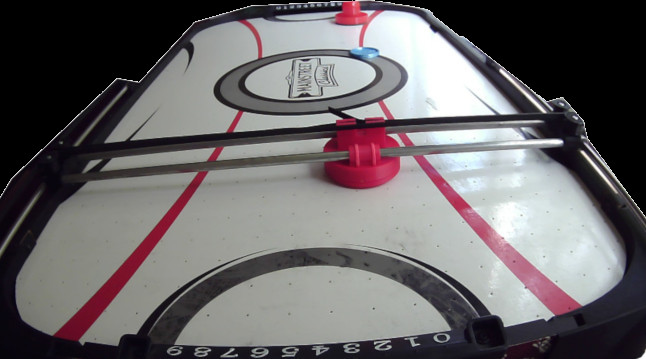
#> input picture vision/template-2.jpg, 646 x 359 px
$ jupyter execute Untitled.ipynb   (older library calls are emulated)
#> lines starting #> are read from the running program, lines starting #| are printed output that depends on the picture; after the words box and inside, x2 and y2 are one past the last pixel; in counts of white or black regions, pixels touching at a corner belong together; long printed decimals are rounded
[cell 1]
import numpy as np
import cv2
import imutils
import matplotlib.pyplot as plt

def show_img(image):
    plt.figure(figsize=(16,16))
    if(len(image.shape) == 2):
        plt.imshow(image, cmap='gray')
    else:
        plt.imshow(image)

[cell 2]
train = cv2.imread("../vision/template-2.jpg")
#> train is the input picture: shape (359, 646, 3); mean B, G, R 103, 101.2, 105.2
train_gray = cv2.cvtColor(train, cv2.COLOR_BGR2GRAY)

sift = cv2.xfeatures2d.SIFT_create()
kpTrain, desTrain = sift.detectAndCompute(train_gray, None)
#> kpTrain = 520 keypoints; strongest (x, y, size): (557, 142, 5.7), (583, 152, 2.9), (539, 96, 2.2), (613, 175, 2.5)
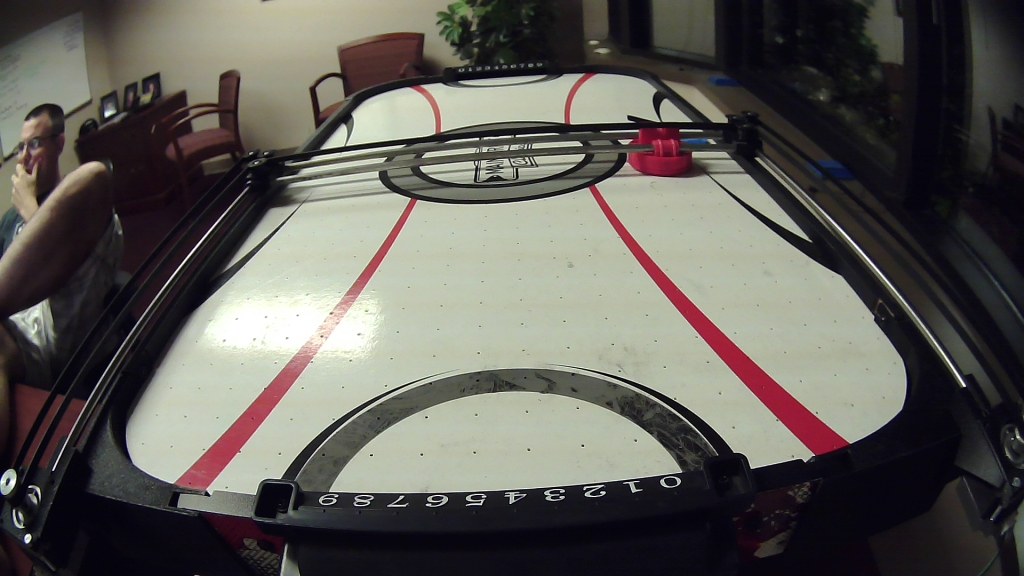
#> input picture notebooks/images/night.jpg, 1024 x 576 px
#> further down, test_img is the input picture: shape (576, 1024, 3); mean B, G, R 87.1, 92.2, 94.8

[cell 3]
def test(test_gray):
    kpTest, desTest = sift.detectAndCompute(test_gray, None)
#> kpTest = 895 keypoints; strongest (x, y, size): (28, 538, 5.4), (603, 493, 2.8), (964, 385, 2.3), (585, 488, 2)

    FLANN_INDEX_KDTREE = 0
    index_params = dict(algorithm = FLANN_INDEX_KDTREE, trees = 5)
    search_params = dict(checks = 50)
    flann = cv2.FlannBasedMatcher(index_params, search_params)

    matches = flann.knnMatch(desTrain, desTest,k=2)
#> matches = 520 matches
    good = []
    for m,n in matches:
        if m.distance < 0.7*n.distance:
            good.append(m)
#> after the loop, good = 39 matches

    MIN_MATCH_COUNT = 10
    if len(good)>MIN_MATCH_COUNT:
        src_pts = np.float32([ kpTrain[m.queryIdx].pt for m in good ]).reshape(-1,1,2)
#> src_pts = 39 rows, first 8: [102.9, 315.2], [114.7, 341.2], [143.3, 259.3], [182.5, 321.1], [232.3, 349.6], [249.9, 20.62], [266.1, 351.9], [287.6, 350.2]
        dst_pts = np.float32([ kpTest[m.trainIdx].pt for m in good ]).reshape(-1,1,2)
#> dst_pts = 39 rows, first 8: [882.2, 332.7], [899.8, 21.07], [762, 186.3], [339.2, 462.9], [401.4, 497], [424.7, 86.42], [445.1, 499.5], [471.8, 497.6]

        M, mask = cv2.findHomography(src_pts, dst_pts, cv2.RANSAC,5.0)
#> M = [[1.23, 0.00896, 110.4], [-0.0303, 1.24, 67.16], [-6.15e-05, 2.51e-05, 1]]; mask = 39 values, max 1 at index 3, min 0 at index 0, mean 0.795
        matchesMask = mask.ravel().tolist()
#> matchesMask has the same summary as mask

        h,w = train_gray.shape
#> h = 359; w = 646
        pts = np.float32([ [0,0],[0,h-1],[w-1,h-1],[w-1,0] ]).reshape(-1,1,2)
#> pts = [[0, 0], [0, 358], [645, 358], [645, 0]]

        dst = cv2.perspectiveTransform(pts,M)
#> dst = [[110.4, 67.16], [112.6, 506.8], [937.7, 507.4], [943.1, 49.55]]

        ret = np.int32(dst)[:,0,:]
#> ret = [[110, 67], [112, 506], [937, 507], [943, 49]]

        # at least 0
        ret[ret < 0] = 0
        th,tw = test_gray.shape
#> th = 576; tw = 1024

        # not to exceed width
        mask = np.zeros_like(ret)
#> mask = [[0, 0], [0, 0], [0, 0], [0, 0]]
        mask[:,0] = 1
        ret[(ret > tw) & (mask == 1)] = tw

        # not to exceed height
        mask = np.zeros_like(ret)
        mask[:,1] = 1
        ret[(ret > th) & (mask == 1)] = th

        return ret

    else:
        print("Not enough matches are found - %d/%d" % (len(good),MIN_MATCH_COUNT))
        matchesMask = None
        return None

[cell 4]
test_img = cv2.imread("./images/night.jpg")
test_img_gray = cv2.cvtColor(test_img, cv2.COLOR_BGR2GRAY)
rect = test(test_img_gray)
#> rect = [[110, 67], [112, 506], [937, 507], [943, 49]]
test_lined = cv2.polylines(test_img.copy(),[rect],True,255,3, cv2.LINE_AA)
show_img(test_lined)

[cell 5]
just_rect = np.zeros_like(test_img)
just_rect[min(rect[:,1]):max(rect[:,1]), min(rect[:,0]):max(rect[:,0])] = test_img[min(rect[:,1]):max(rect[:,1]), min(rect[:,0]):max(rect[:,0])]
show_img(just_rect)

[cell 6]
just_gray = cv2.cvtColor(just_rect, cv2.COLOR_BGR2GRAY)
ret, thresh = cv2.threshold(just_gray,0,255,cv2.THRESH_BINARY+cv2.THRESH_OTSU)
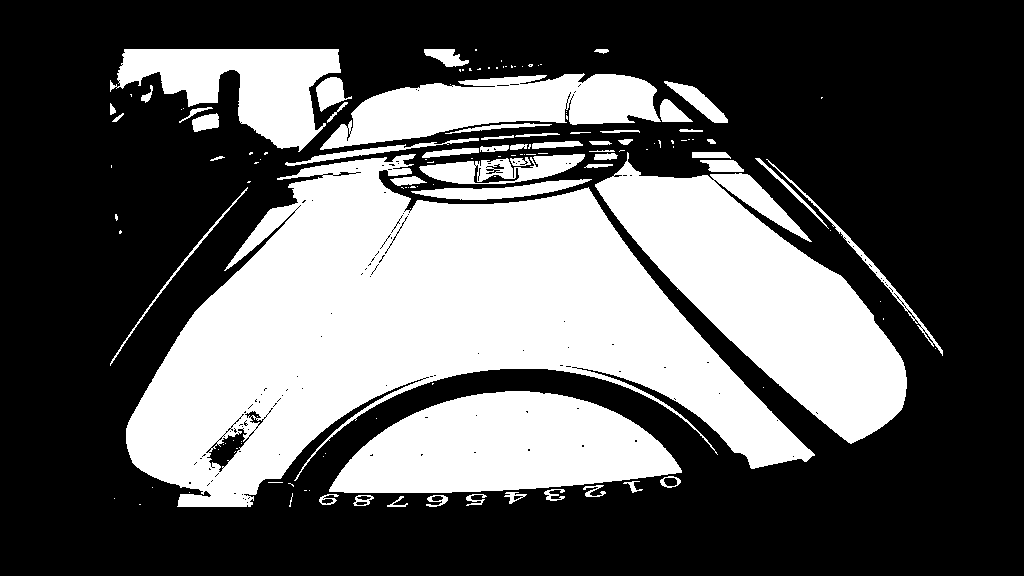
#> thresh: shape (576, 1024); 36.5% white; 139 white regions (86 under 20 px), largest, box (x1, y1, x2, y2) and area: (126, 154, 815, 507) 111153, (595, 152, 907, 444) 38282, (329, 391, 682, 493) 25192
#> ret = 99
show_img(thresh)

[cell 7]
edges = cv2.Canny(thresh, 1, 1)
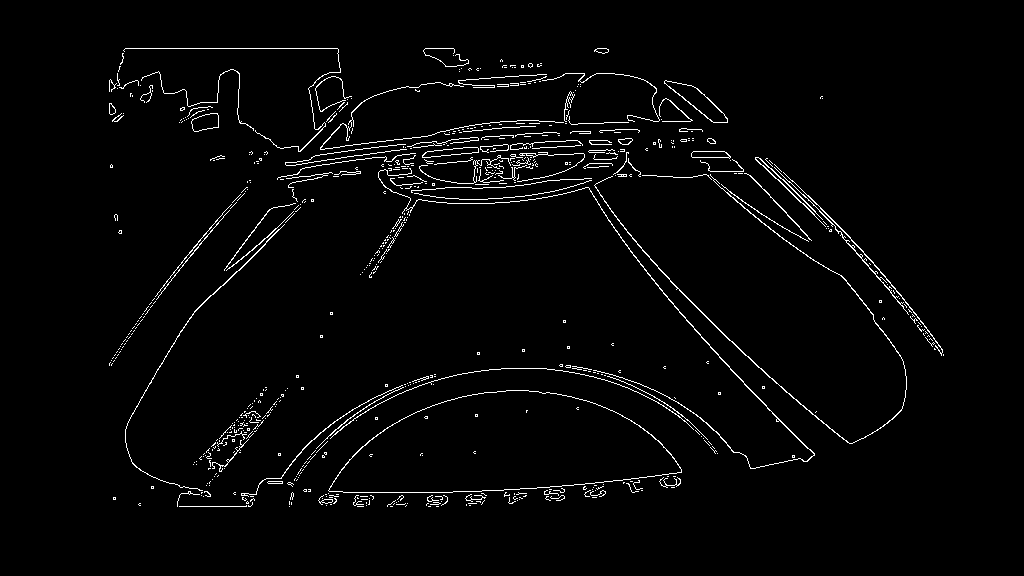
#> edges: shape (576, 1024); 2.4% white in thin lines or dots, all inside (x1, y1, x2, y2) = (109, 48, 944, 507)
show_img(edges)

[cell 8]
disp = just_rect.copy()

lines = cv2.HoughLinesP(edges,1,np.pi/32,100)
#> lines = 39 rows, first 6: [125, 48, 337, 48], [732, 341, 758, 367], [223, 285, 284, 224], [760, 158, 780, 178], [744, 384, 814, 454], [658, 268, 745, 355]

for x1,y1,x2,y2 in lines[0]:
    cv2.line(disp,(x1,y1),(x2,y2),(0,255,0),2)
#> this loop made 1 pass
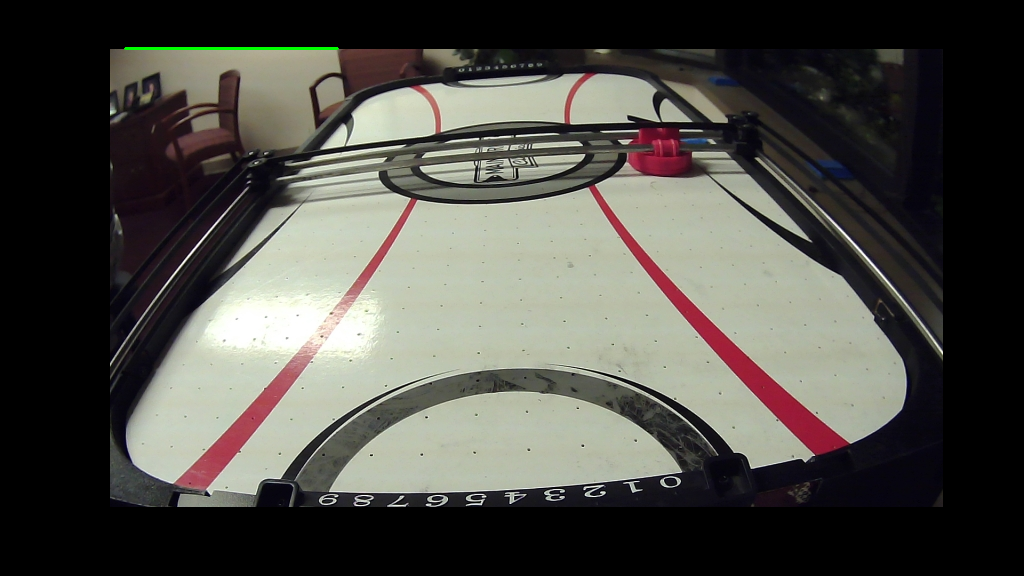
#> disp: shape (576, 1024, 3); mean B, G, R 71.5, 77.2, 78.5

show_img(disp)

[cell 9]
kernel = np.ones((5,5),np.uint8)
dilation = cv2.dilate(thresh, kernel, iterations = 1)
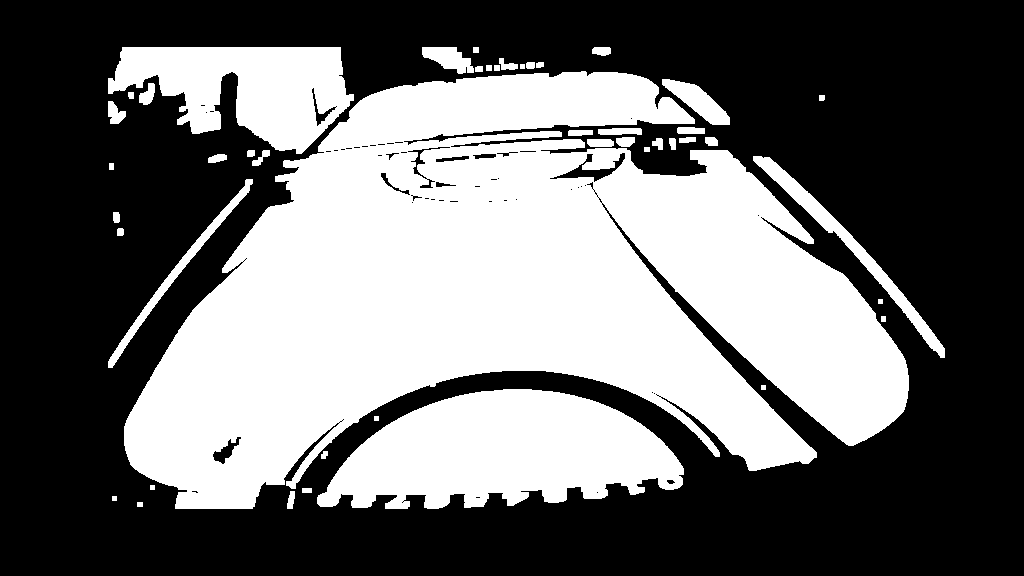
#> dilation: shape (576, 1024); 42% white; 46 white regions, largest, box (x1, y1, x2, y2) and area: (124, 71, 909, 509) 191039, (317, 389, 684, 509) 29884, (108, 47, 354, 154) 15945
show_img(dilation)

[cell 10]
from skimage import segmentation, filters, img_as_ubyte

mask = just_gray > filters.threshold_otsu(just_gray)
#> mask: shape (576, 1024) bool; 36.5% white; 139 white regions (86 under 20 px)
clean_border = segmentation.clear_border(mask)
show_img(clean_border)

[cell 11]
cv_image = img_as_ubyte(clean_border)
no_lava = np.zeros_like(cv_image)
im2, contours, hierarchy = cv2.findContours(cv_image, cv2.RETR_TREE, cv2.CHAIN_APPROX_SIMPLE)
#> contours = 450 contours, 381 with area under 20; largest, box (x1, y1, x2, y2) and area: (126, 154, 815, 507) 111068, (595, 152, 907, 444) 37828, (329, 391, 682, 493) 24858, (320, 73, 661, 150) 13832, (110, 49, 341, 152) 11664
c = max(contours, key = cv2.contourArea)
#> c = contour of 1218 points, box (x1, y1, x2, y2) (126, 154, 815, 507), area 111068
cv2.drawContours(no_lava, contours, -1, (255,255,255), 3)
#> no_lava: shape (576, 1024); 9.5% white; 78 white regions (11 under 20 px), largest, box (x1, y1, x2, y2) and area: (124, 131, 817, 509) 24760, (317, 389, 684, 509) 6098, (582, 148, 909, 446) 6048
show_img(no_lava)

[cell 12]
def remove_noise(image):
    wk_img=image.copy()

    # Baseline params
    kernel1=5
    kernel2=60
    while True:
        kernel = np.ones((kernel1,kernel2))
        opened=cv2.morphologyEx(wk_img,cv2.MORPH_OPEN, kernel)
        zero_count_l=np.count_nonzero(opened[:,:120])
        zero_count_r=np.count_nonzero(opened[:,1780:])
        if zero_count_l > 0 or zero_count_r > 0:
            kernel2+=1
        else:
            break
#> this loop made 1 pass
#> after the loop, kernel2 = 60

    closed=cv2.morphologyEx(opened, cv2.MORPH_CLOSE, np.ones((10,10)))
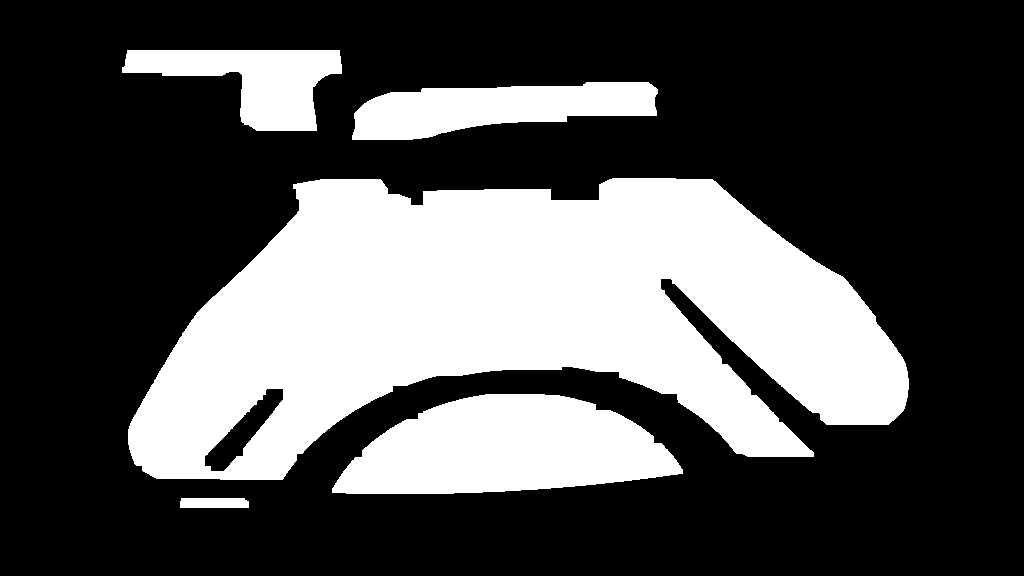
#> closed: shape (576, 1024); 31.9% white; 5 white regions
    return closed.copy()

[cell 13]
clean_img = remove_noise(cv_image)
show_img(clean_img)

[cell 14]
no_lava = np.zeros_like(clean_img)
im2, contours, hierarchy = cv2.findContours(clean_img, cv2.RETR_TREE, cv2.CHAIN_APPROX_SIMPLE)
#> contours = 6 contours; box (x1, y1, x2, y2) and area: (128, 178, 909, 480) 142318, (332, 394, 683, 494) 24652, (352, 82, 658, 140) 11266, (122, 50, 342, 131) 9166, (204, 388, 284, 472) 2200, (180, 498, 249, 508) 600
cv2.drawContours(no_lava, contours, -1, (255,255,255), 3)
#> no_lava: shape (576, 1024); 3.8% white; 6 white regions, box (x1, y1, x2, y2) and area: (126, 176, 911, 482) 10846, (330, 392, 685, 496) 3705, (350, 80, 660, 142) 3320, (120, 48, 344, 133) 2852, (202, 386, 286, 474) 1058, (178, 496, 251, 510) 741
show_img(no_lava)

[cell 15]
line = np.zeros_like(no_lava)
mid = int(no_lava.shape[1]/2)
line[:, mid:mid+1] = 1
show_img(line)

[cell 16]
touches_line = []
for contour in contours:
    touches = np.zeros_like(no_lava)
    cv2.drawContours(touches, [contour], -1, (255,255,255), 3)
    if np.any(touches & line):
        touches_line.append(contour)
#> this loop made 6 passes
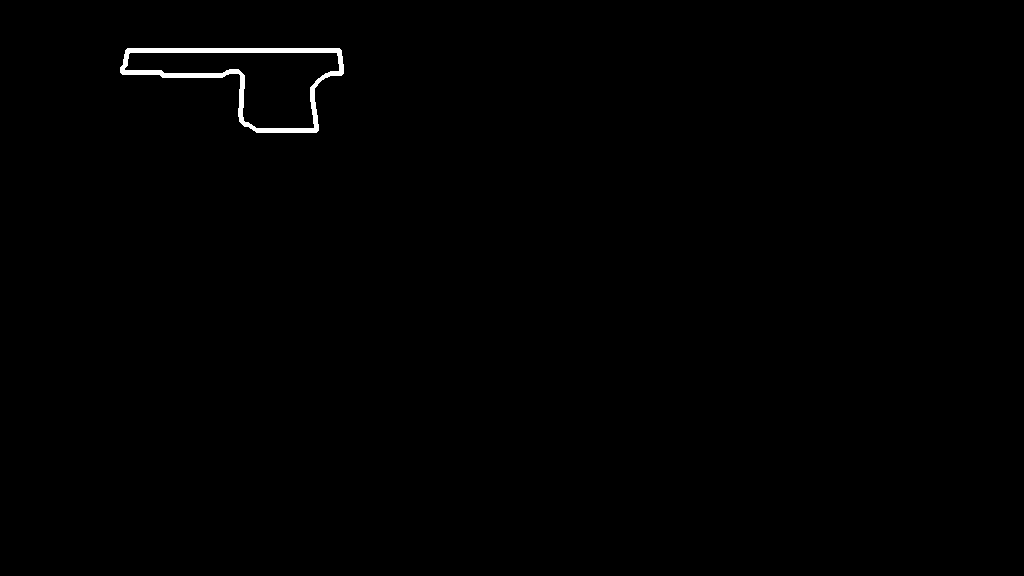
#> touches: shape (576, 1024); 0.48% white; 1 white region
#> after the loop, touches_line = 3 contours; box (x1, y1, x2, y2) and area: (128, 178, 909, 480) 142318, (332, 394, 683, 494) 24652, (352, 82, 658, 140) 11266

liners = np.zeros_like(no_lava)
cv2.drawContours(liners, touches_line, -1, (255,255,255), 3)
#> liners: shape (576, 1024); 3% white; 3 white regions, box (x1, y1, x2, y2) and area: (126, 176, 911, 482) 10846, (330, 392, 685, 496) 3705, (350, 80, 660, 142) 3320
show_img(liners)

[cell 17]
a, triangle = cv2.minEnclosingTriangle(np.array([np.argwhere(liners.T)]))
#> a = 284686.7; triangle = [[37.39, 521.3], [1027.4, 461.3], [490.5, -81.29]]
tri = np.zeros_like(no_lava)
tri = cv2.polylines(cv_image, np.int32([triangle]), True, (255, 255, 255), 3)
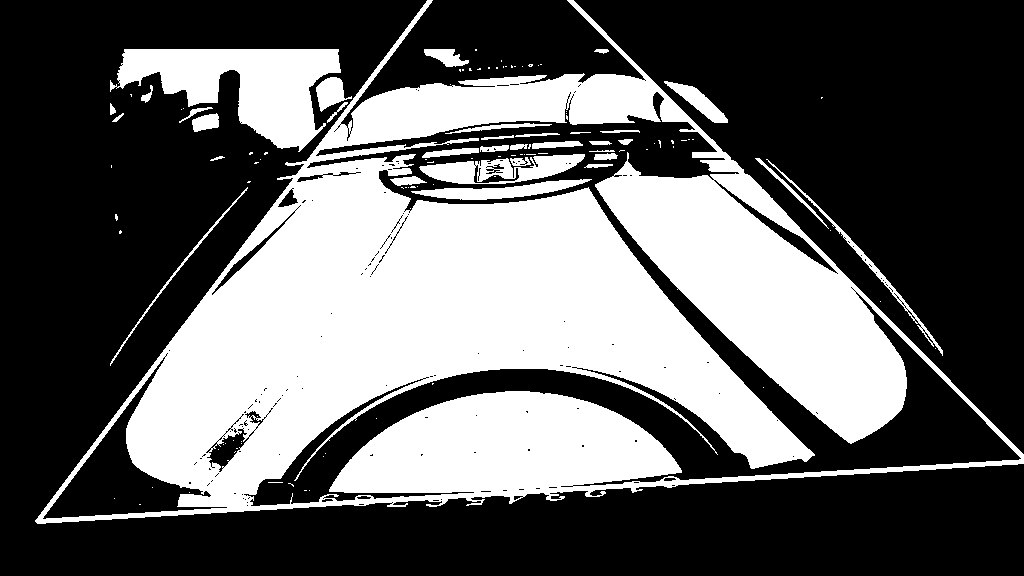
#> tri: shape (576, 1024); 38.1% white; 118 white regions (84 under 20 px), largest, box (x1, y1, x2, y2) and area: (35, 0, 1024, 524) 201297, (110, 49, 341, 152) 12034, (419, 154, 585, 184) 2622
print(triangle)
#| [[[  37.387  521.2796 ]]
#|  [[1027.4198   461.2776 ]]
#|  [[ 490.4786   -81.286  ]]]
show_img(tri)
